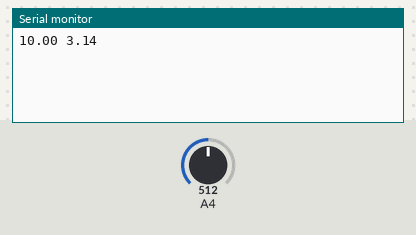
A sketch run on a simulated Arduino Uno, built with avr-gcc and run on an emulated ATmega328P. Shown: the last lines printed to the serial monitor. The inputs (shaded band) are chosen by the test bench; at power-on: A4 = 512.

Above: at 1.2 s.
1.3 s: A4 set to 716
At 2.3 s:
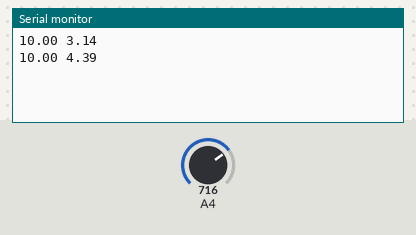
2.8 s: A4 set to 900
At 4.6 s:
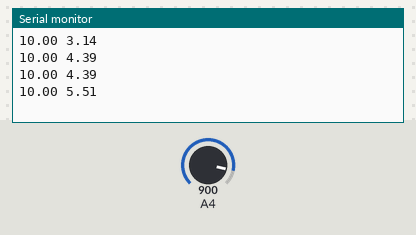
Timing chart, 0 to 6.1 s (numbered marks = the images above; inputs shaded):
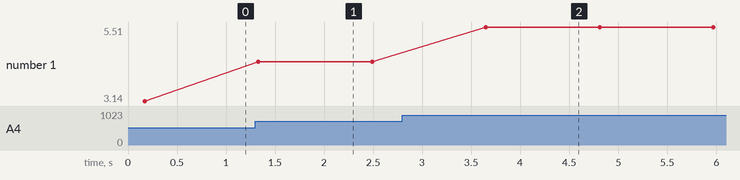

The sketch:

arduino.ino
```cpp
void setup()
{
 Serial.begin(9600);
 analogReference(INTERNAL);
 delay(10);  // wait a sec for the analog reference to stabilize
}

void loop()
{
 Serial.print(averageTemperature()); // so we can debug
 Serial.print(' ');

  analogRead(A4);
  float v = analogRead(A4);
  v /= 751;
  v *= 4.6;

  Serial.println(v); // so we can debug
  delay(1000);
}

int readTemperature()
{
 ADCSRA |= _BV(ADSC); // start the conversion
 while (bit_is_set(ADCSRA, ADSC)); // ADSC is cleared when the conversion finishes
 return (ADCL | (ADCH << 8)) - 342; // combine bytes & correct for temp offset (approximate)}
}

float averageTemperature()
{
 ADMUX = 0xC8;
 readTemperature(); // discard first sample (never hurts to be safe)

 float averageTemp; // create a float to hold running average
 for (int i = 1; i < 1000; i++) // start at 1 so we dont divide by 0
   averageTemp += ((readTemperature() - averageTemp)/(float)i); // get next sample, calculate running average

 return averageTemp; // return average temperature reading
}
```

Measured:
- after the input at 1.3 s, the serial monitor: prints a new line at once (image 1)
- after the input at 2.8 s, the serial monitor: prints a new line after 0.85 s (image 2)
- plotted number 1: 3.14 → 4.39 after the input at 1.3 s, 4.39 → 5.51 after the input at 2.8 s
